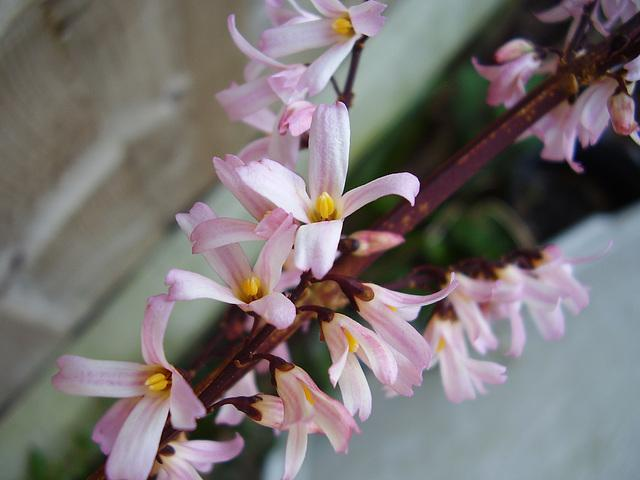
#> input picture python-code/opengl-learning/resources/images/f2.jpg, 640 x 480 px, found by its file name
$ jupyter execute '颜色空间的转换-RGB和LUV.ipynb'   (shell and % lines are left out)   (older library calls are emulated)
#> lines starting #> are read from the running program, lines starting #| are printed output that depends on the picture
# 颜色空间的转换-RGB和LUV

## LUV色彩空间

LUV色彩空间，也作CIELUV。是于1976年由国际照明委员会CIE 提出，由CIE XYZ空间经简单变换得到，具视觉统一性。

### 基本介绍

LUV色彩空间全称CIE 1976(L*,u*,v*) （也作CIELUV）色彩空间，L*表示物体亮度，u*和v*是色度。于1976年由国际照明委员会CIE 提出，由CIE XYZ空间经简单变换得到，具视觉统一性。类似的色彩空间有CIELAB。对于一般的图像，u*和v*的取值范围为-100到+100，亮度为0到100。

### 转换

UV色彩空间介绍及从RGB到LUV的转换

CIE 1931 XYZ 色彩空间（也叫做 CIE 1931 色彩空间）是其中一个最先采用数学方式来定义的色彩空间，它由国际照明委员会（CIE）于1931年创立。人类眼睛有对于短（S）、中（M）和长（L）波长光的感受器（叫做视锥细胞），所以原则上只要三个参数便能描述颜色感觉了。在三色加色法模型中，如果某一种颜色和另一种混合了不同份量的三种原色的颜色，均使人类看上去是相同的话，我们把这三种原色的份量称作该颜色的三色刺激值。 CIE 1931 色彩空间通常会给出颜色的三色刺激值，并以X、Y和Z来表示。

因为人类眼睛有响应不同波长范围的三种类型的颜色传感器，所有可视颜色的完整绘图是三维的。但是颜色的概念可以分为两部分：明度和色度。例如，白色是明亮的颜色，而灰色被认为是不太亮的白色。换句话说，白色和灰色的色度是一样的，而明度不同。

CIE xyY空间是由 XYZ值导出的空间， Y 是颜色的明度或亮度。x和y是CIE xy色度坐标，它们是所有三个三色刺激值 X、Y 和 Z 的函数所规范化的三个值中的两个：

1.RGB to CIE XYZ:

2.CIE XYZ to CIE LUV:

在这里u'和v'是色度坐标。CIE 1976色度图如下：

## 代码实现如下：

[cell 1]
import cv2
import numpy as np
import matplotlib.pyplot as plt
from scipy import signal
from pyexcel_xls import get_data
import pandas as pd
from pandas import DataFrame
import math
import scipy
from scipy import linalg

[cell 2]
src = cv2.cvtColor(cv2.imread('../datas/f2.jpg'),cv2.COLOR_BGR2RGB)

[cell 3]
illuminants = \
    {"A": {'2': (1.098466069456375, 1, 0.3558228003436005),
           '10': (1.111420406956693, 1, 0.3519978321919493)},
     "D50": {'2': (0.9642119944211994, 1, 0.8251882845188288),
             '10': (0.9672062750333777, 1, 0.8142801513128616)},
     "D55": {'2': (0.956797052643698, 1, 0.9214805860173273),
             '10': (0.9579665682254781, 1, 0.9092525159847462)},
     "D65": {'2': (0.95047, 1., 1.08883),   # This was: `lab_ref_white`
             '10': (0.94809667673716, 1, 1.0730513595166162)},
     "D75": {'2': (0.9497220898840717, 1, 1.226393520724154),
             '10': (0.9441713925645873, 1, 1.2064272211720228)},
     "E": {'2': (1.0, 1.0, 1.0),
           '10': (1.0, 1.0, 1.0)}}

def get_xyz_coords(illuminant, observer):
    illuminant = illuminant.upper()
    try:
        return illuminants[illuminant][observer]
    except KeyError:
        raise ValueError("Unknown illuminant/observer combination\
        (\'{0}\', \'{1}\')".format(illuminant, observer))

def _prepare_colorarray(img):
    shape = img.shape
    return np.reshape(img,(shape[0] * shape[1],shape[2]))

def xyz2luv(xyz,illuminant="D65", observer="2"):
    arr = _prepare_colorarray(xyz)
    shape = xyz.shape
    # extract channels
    x, y, z = arr[..., 0], arr[..., 1], arr[..., 2]

    eps = np.finfo(np.float).eps

    # compute y_r and L
    xyz_ref_white = get_xyz_coords(illuminant, observer)
    L = y / xyz_ref_white[1]
    mask = L > 0.008856
    L[mask] = 116. * np.power(L[mask], 1. / 3.) - 16.
    L[~mask] = 903.3 * L[~mask]

    u0 = 4 * xyz_ref_white[0] / np.dot([1, 15, 3], xyz_ref_white)
    v0 = 9 * xyz_ref_white[1] / np.dot([1, 15, 3], xyz_ref_white)

    # u' and v' helper functions
    def fu(X, Y, Z):
        return (4. * X) / (X + 15. * Y + 3. * Z + eps)

    def fv(X, Y, Z):
        return (9. * Y) / (X + 15. * Y + 3. * Z + eps)

    # compute u and v using helper functions
    u = 13. * L * (fu(x, y, z) - u0)
    v = 13. * L * (fv(x, y, z) - v0)

    luv = np.concatenate([q[..., np.newaxis] for q in [L, u, v]], axis=-1)
    return np.reshape(luv,shape)

xyz_from_rgb = np.array([[0.412453, 0.357580, 0.180423],
                         [0.212671, 0.715160, 0.072169],
                         [0.019334, 0.119193, 0.950227]])

rgb_from_xyz = linalg.inv(xyz_from_rgb)

def rgb2xyz(img_rgb):
    shape = img_rgb.shape
#> shape = (480, 640, 3)
    rgb = np.float64(img_rgb)
    arr = np.reshape(rgb,(shape[0] * shape[1],shape[2]))
    xyz = np.dot(arr,xyz_from_rgb.T.copy())
    xyz = np.reshape(xyz,shape)
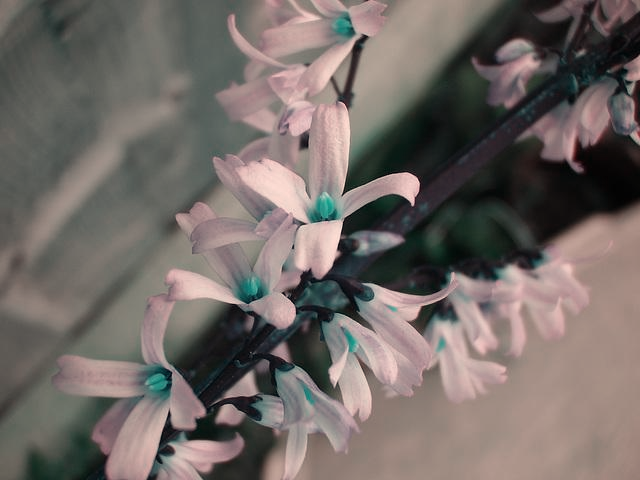
#> xyz: shape (480, 640, 3) float64; mean of channels 0, 1, 2 111.3, 115.6, 124.6; drawn with min black and max white
    return xyz

def xyz2rgb(img_xyz):
    shape = img_xyz.shape
    xyz = np.float64(img_xyz)
    arr = np.reshape(xyz,(shape[0] * shape[1],shape[2]))
    rgb = np.dot(arr,rgb_from_xyz.T.copy())
    rgb = np.reshape(rgb,shape)
    return cv2.convertScaleAbs(rgb)

def luv2xyz(img_luv,illuminant="D65", observer="2"):
    shape = img_luv.shape
    arr = _prepare_colorarray(luv).copy()

    L, u, v = arr[..., 0], arr[..., 1], arr[..., 2]

    eps = np.finfo(np.float).eps

    # compute y
    y = L.copy()
    mask = y > 7.999625
    y[mask] = np.power((y[mask] + 16.) / 116., 3.)
    y[~mask] = y[~mask] / 903.3
    xyz_ref_white = get_xyz_coords(illuminant, observer)
    y *= xyz_ref_white[1]

    # reference white x,z
    uv_weights = [1, 15, 3]
    u0 = 4 * xyz_ref_white[0] / np.dot(uv_weights, xyz_ref_white)
    v0 = 9 * xyz_ref_white[1] / np.dot(uv_weights, xyz_ref_white)

    # compute intermediate values
    a = u0 + u / (13. * L + eps)
    b = v0 + v / (13. * L + eps)
    c = 3 * y * (5 * b - 3)

    # compute x and z
    z = ((a - 4) * c - 15 * a * b * y) / (12 * b)
    x = -(c / b + 3. * z)

    xyz = np.concatenate([q[..., np.newaxis] for q in [x, y, z]], axis=-1)
    return np.reshape(xyz,shape)

def rgb2luv(src):
    return xyz2luv(rgb2xyz(src))

def luv2rgb(src):
    return xyz2rgb(luv2xyz(src))

[cell 4]
xyz = rgb2xyz(src)
plt.imshow(cv2.convertScaleAbs(xyz))
plt.title('RGB->XYZ')
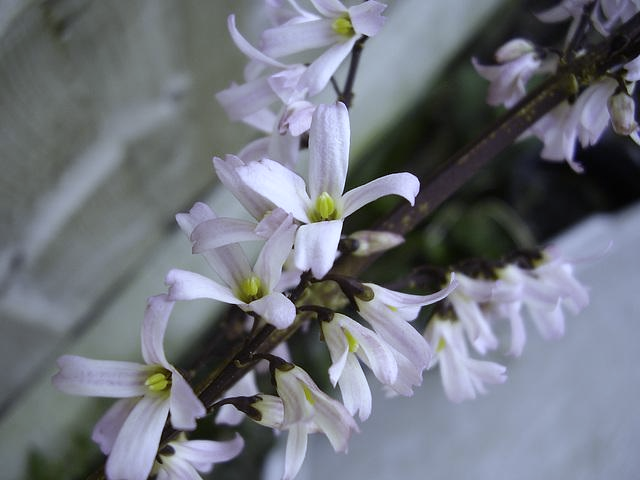
#> shown: shape (480, 640, 3); mean R, G, B 111.3, 115.6, 124.5

[cell 5]
rgb = xyz2rgb(xyz)
#> in xyz2rgb, `rgb = np.reshape(rgb,shape)`:
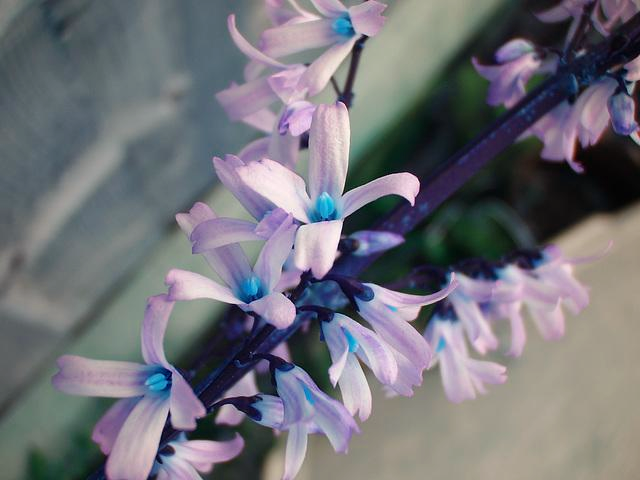
#> rgb: shape (480, 640, 3) float64; mean of channels 0, 1, 2 120.8, 114.2, 114.3; drawn with min black and max white
plt.imshow(rgb)
plt.title('XYZ->RGB')

[cell 6]
luv = xyz2luv(xyz)
#> in xyz2luv, `return np.reshape(luv,shape)`:
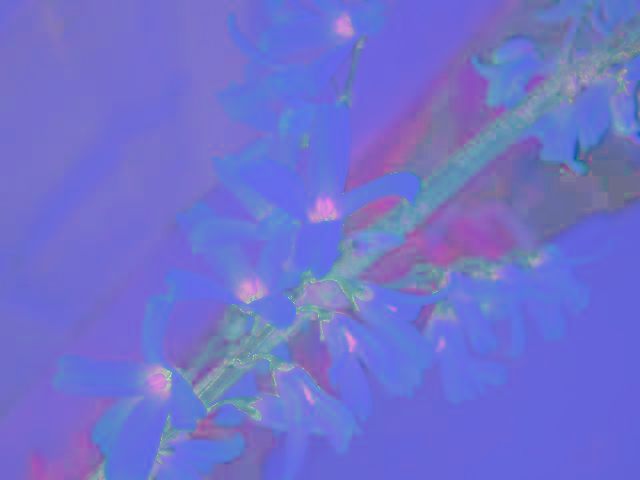
#> returned value: shape (480, 640, 3) float64; mean of channels 0, 1, 2 530.9, 26.4, 16; drawn with min black and max white
plt.imshow(cv2.convertScaleAbs(luv))
plt.title('XYZ->LUV')
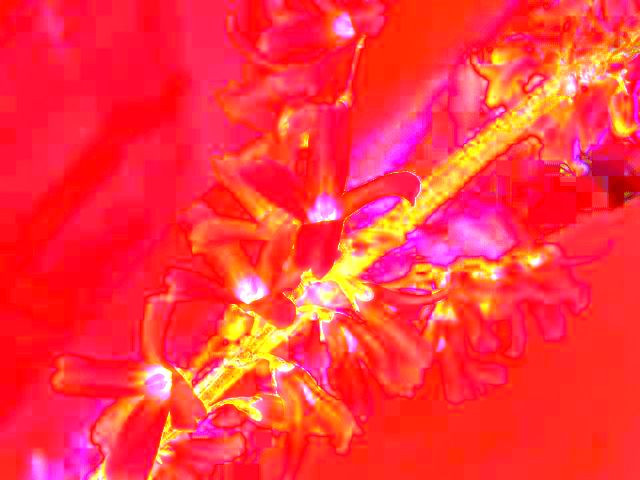
#> shown: shape (480, 640, 3); mean R, G, B 254.5, 53.1, 60.3

[cell 7]
luv = rgb2luv(src)
plt.imshow(cv2.convertScaleAbs(luv))
plt.title('RGB->LUV')

[cell 8]
rgb = luv2rgb(luv)

$ run again, with python-code/opengl-learning/resources/images/f1.jpg copied over python-code/opengl-learning/resources/images/f2.jpg
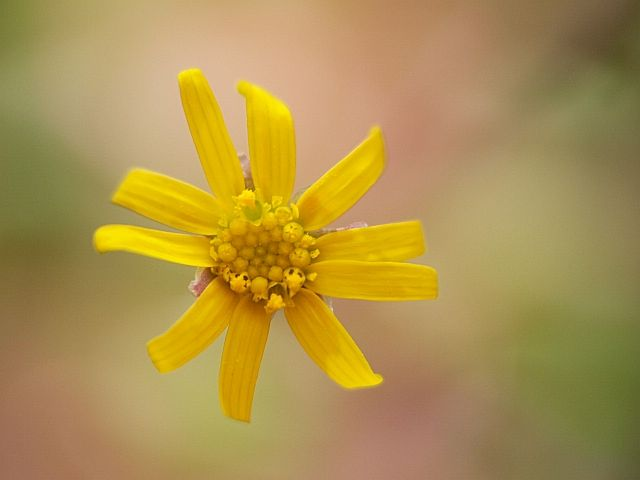
#> input picture python-code/opengl-learning/resources/images/f1.jpg, 640 x 480 px, found by its file name
#> in xyz2luv, `return np.reshape(luv,shape)`:
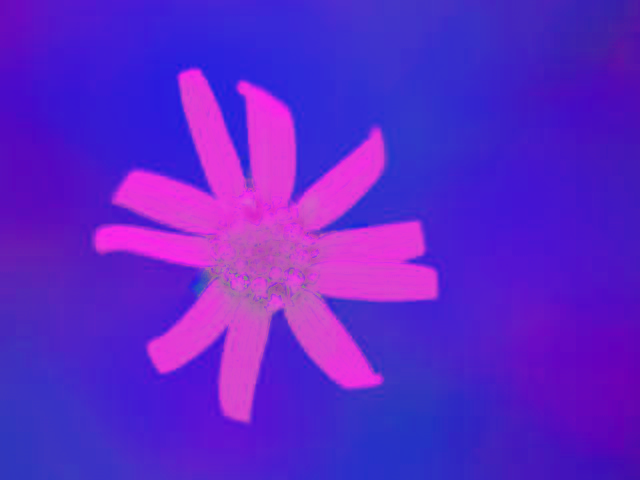
#> returned value: shape (480, 640, 3) float64; mean of channels 0, 1, 2 593.9, 93.2, 271.4; drawn with min black and max white
#> `[cell 6] luv = xyz2luv(xyz) plt.imshow(cv2.convertScaleAbs(luv)) plt.t..`:
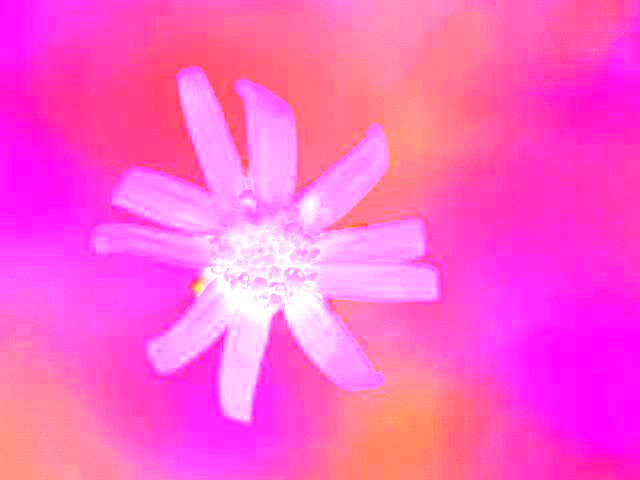
#> shown: shape (480, 640, 3); mean R, G, B 255, 93.2, 204

$ run again, with python-code/opengl-learning/resources/images/f3.jpg copied over python-code/opengl-learning/resources/images/f2.jpg
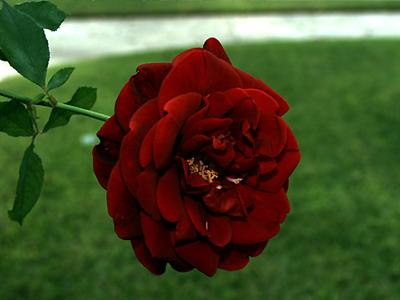
#> input picture python-code/opengl-learning/resources/images/f3.jpg, 400 x 300 px, found by its file name
#> in xyz2luv, `return np.reshape(luv,shape)`:
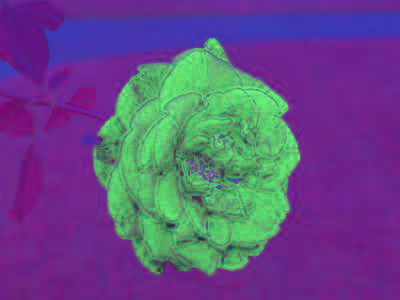
#> returned value: shape (300, 400, 3) float64; mean of channels 0, 1, 2 439.1, 109.6, 240.4; drawn with min black and max white
#> `[cell 6] luv = xyz2luv(xyz) plt.imshow(cv2.convertScaleAbs(luv)) plt.t..`:
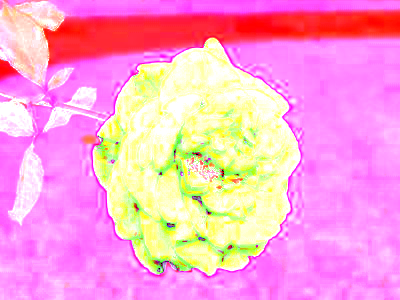
#> shown: shape (300, 400, 3); mean R, G, B 251, 164.1, 209.5

$ run again, with python-code/opengl-learning/resources/images/f4.jpg copied over python-code/opengl-learning/resources/images/f2.jpg
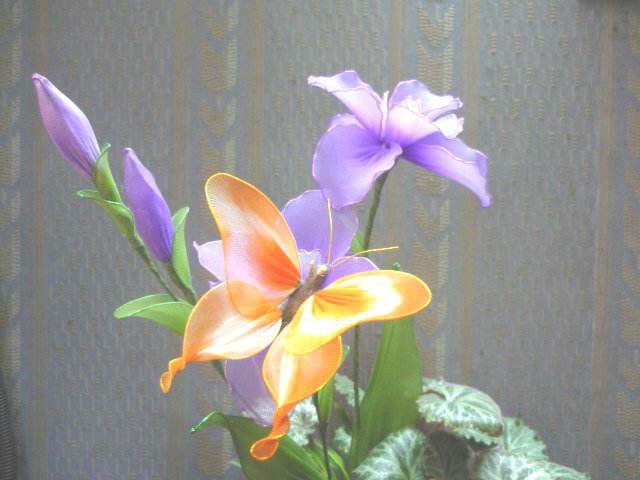
#> input picture python-code/opengl-learning/resources/images/f4.jpg, 640 x 480 px, found by its file name
#> in xyz2luv, `return np.reshape(luv,shape)`:
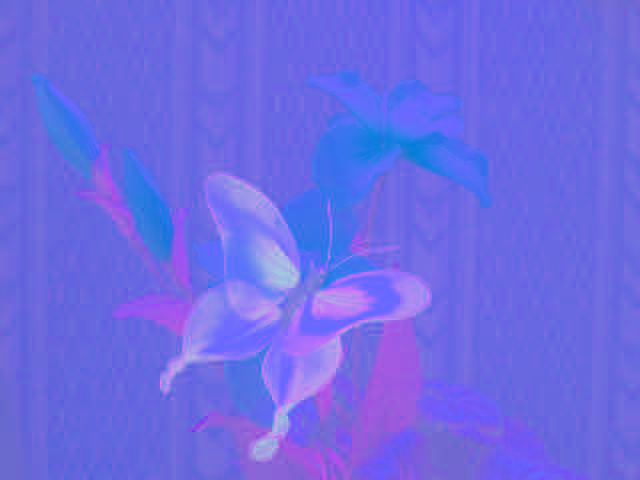
#> returned value: shape (480, 640, 3) float64; mean of channels 0, 1, 2 594.5, 5.6, 20.3; drawn with min black and max white
#> `[cell 6] luv = xyz2luv(xyz) plt.imshow(cv2.convertScaleAbs(luv)) plt.t..`:
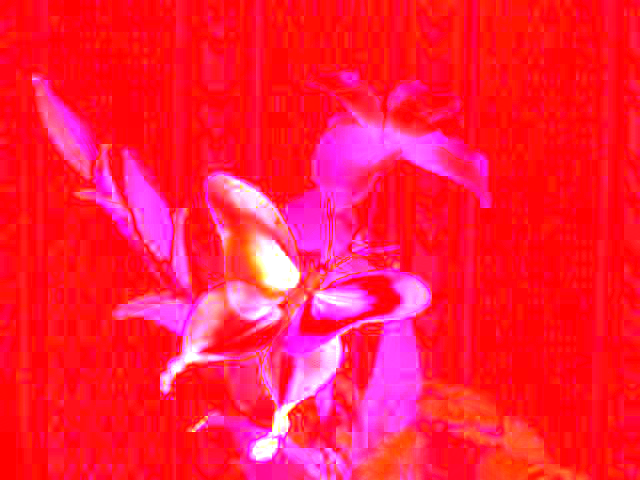
#> shown: shape (480, 640, 3); mean R, G, B 255, 27.5, 60.4
